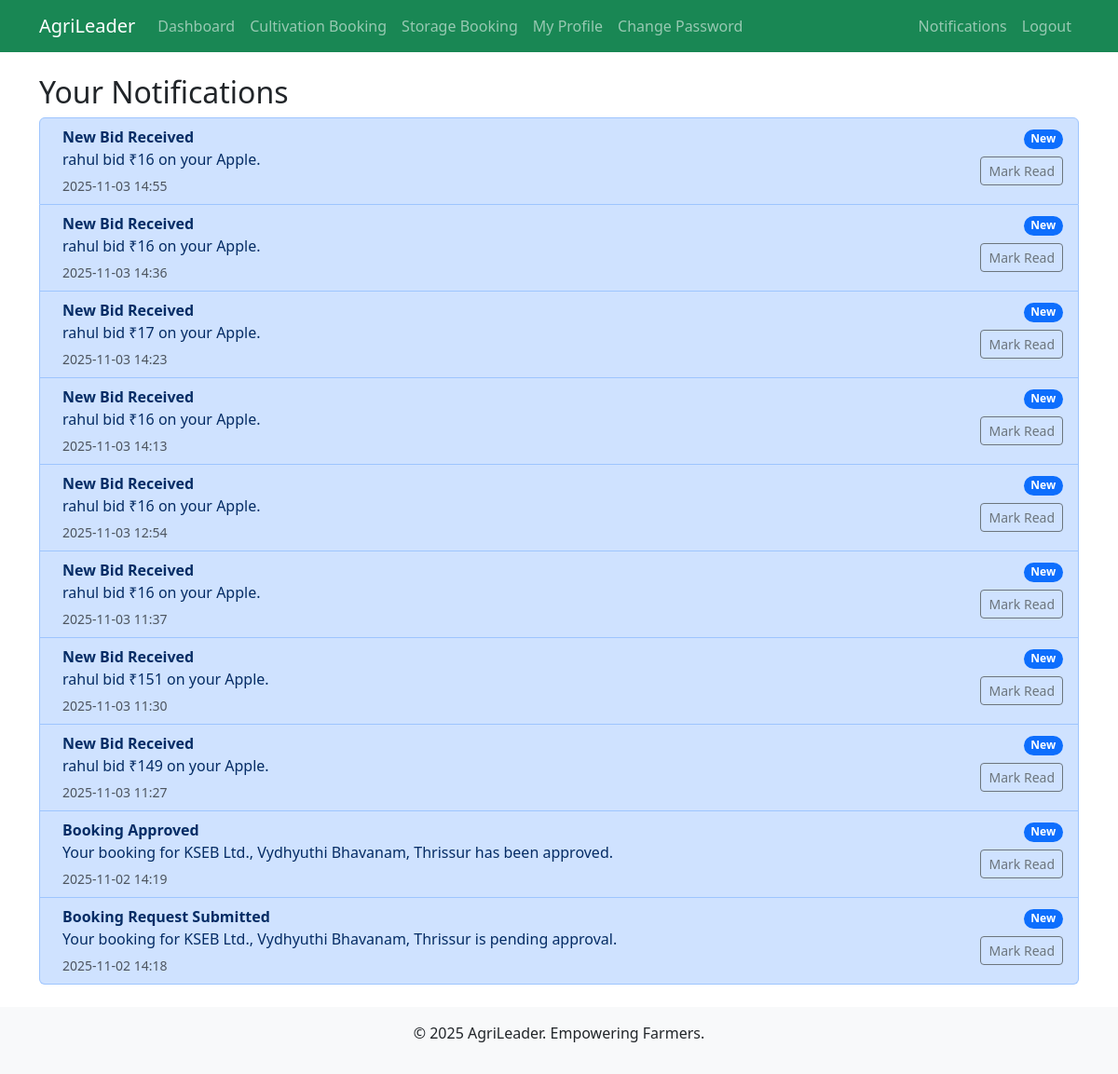
/notifications/buyer/ (signed in), run on an earlier commit of the app's database.
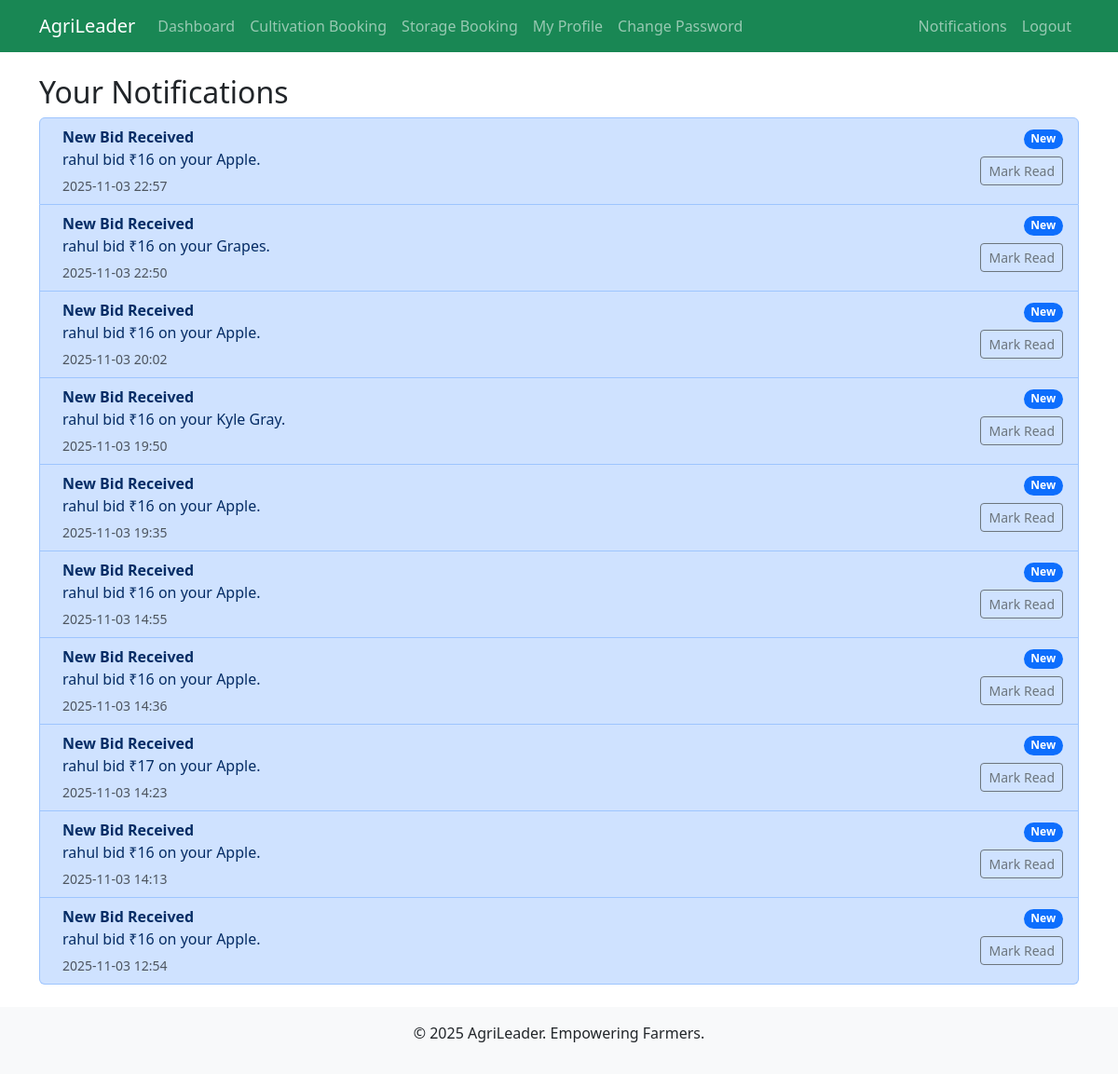
And on a later commit of the database.
### notifications/models.py (models this page shows, shortened)
class Notification(models.Model):
    NOTIFICATION_TYPES = [
        ('approval', 'Approval/Rejection'),
        ('booking', 'Booking Update'),
        ('marketplace', 'Marketplace Transaction'),
        ('scheme', 'New Scheme Alert'),
        ('weather', 'Weather Alert'),
        ('custom', 'Custom'),
    ]
    user = models.ForeignKey(CustomUser, on_delete=models.CASCADE)
    title = models.CharField(max_length=100)
    message = models.TextField()
    notification_type = models.CharField(max_length=20, choices=NOTIFICATION_TYPES)
    is_read = models.BooleanField(default=False)
    created_at = models.DateTimeField(auto_now_add=True)
    related_id = models.PositiveIntegerField(null=True, blank=True)  # e.g., booking ID
    related_model = models.CharField(max_length=50, null=True, blank=True)  # e.g., 'CultivationBooking'
    class Meta:
        ordering = ['-created_at']

### notifications/views.py (the view)
    def wrapper(request, *args, **kwargs):
        if not request.user.is_authenticated or request.user.role not in ['farmer', 'buyer']:
            messages.warning(request, 'No permission to access this page.')
            return redirect('accounts:home')
        return view_func(request, *args, **kwargs)

### notifications/views.py (called while the page is built)
def user_required(view_func):
    def wrapper(request, *args, **kwargs):
        if not request.user.is_authenticated or request.user.role not in ['farmer', 'buyer']:
            messages.warning(request, 'No permission to access this page.')
            return redirect('accounts:home')
        return view_func(request, *args, **kwargs)
    return wrapper

@login_required
@user_required
def buyer_notifications(request):
    notifs = Notification.objects.filter(user=request.user).order_by('-created_at')
    paginator = Paginator(notifs, 10)
    page_number = request.GET.get('page')
    notifs_paginated = paginator.get_page(page_number)
    return render(request, 'notifications/buyer_notifications.html', {'notifications': notifs_paginated})

### notifications/templates/notifications/buyer_notifications.html (shortened to what this page needs)
{% extends 'notifications/farmer_notifications.html' %}
{% block content %}
{{ block.super }}
{% endblock %}

### notifications/templates/notifications/farmer_notifications.html (shortened to what this page needs)
{% extends 'accounts/base.html' %}
{% block content %}
<h2>Your Notifications</h2>
<div class="list-group">
    {% for notif in notifications %}
    <div class="list-group-item d-flex justify-content-between align-items-start
                {% if notif.is_read %}list-group-item-secondary{% else %}list-group-item-primary{% endif %}">
        <div class="ms-2 me-auto">
            <div class="fw-bold">{{ notif.title }}</div>
            <p class="mb-1">{{ notif.message|truncatewords:20 }}</p>
            <small class="text-muted">{{ notif.created_at|date:"Y-m-d H:i" }}</small>
        </div>
        <div class="text-end">
            {% if not notif.is_read %}
                <span class="badge bg-primary rounded-pill mb-2">New</span><br>
                <a href="{% url 'notifications:mark_read' notif.id %}"
                   class="btn btn-sm btn-outline-secondary">Mark Read</a>
            {% else %}
                <a href="{% url 'notifications:mark_read' notif.id %}"
                   class="btn btn-sm btn-outline-secondary disabled" aria-disabled="true">Read</a>
            {% endif %}
        </div>
    </div>
    {% empty %}
        <p class="p-3 text-muted">No notifications.</p>
    {% endfor %}
</div>
{% endblock %}

What changed in the data, as far as the page shows it:
no longer on this page (row unchanged): Notification: title "New Bid Received", message "rahul bid ₹16 on your Apple.", created_at "2025-11-03 11:37", is_read "New"
no longer on this page (row unchanged): Notification: title "New Bid Received", message "rahul bid ₹151 on your Apple.", created_at "2025-11-03 11:30", is_read "New"
no longer on this page (row unchanged): Notification: title "New Bid Received", message "rahul bid ₹149 on your Apple.", created_at "2025-11-03 11:27", is_read "New"
no longer on this page (row unchanged): Notification: title "Booking Approved", message "Your booking for KSEB Ltd., Vydhyuthi Bhavanam, Thrissur has been approved.", created_at "2025-11-02 14:19", is_read "New"
no longer on this page (row unchanged): Notification: title "Booking Request Submitted", message "Your booking for KSEB Ltd., Vydhyuthi Bhavanam, Thrissur is pending approval.", created_at "2025-11-02 14:18", is_read "New"
added Notification: title "New Bid Received", message "rahul bid ₹16 on your Apple.", created_at "2025-11-03 22:57", is_read "New"
added Notification: title "New Bid Received", message "rahul bid ₹16 on your Grapes.", created_at "2025-11-03 22:50", is_read "New"
added Notification: title "New Bid Received", message "rahul bid ₹16 on your Apple.", created_at "2025-11-03 20:02", is_read "New"
added Notification: title "New Bid Received", message "rahul bid ₹16 on your Kyle Gray.", created_at "2025-11-03 19:50", is_read "New"
added Notification: title "New Bid Received", message "rahul bid ₹16 on your Apple.", created_at "2025-11-03 19:35", is_read "New"
